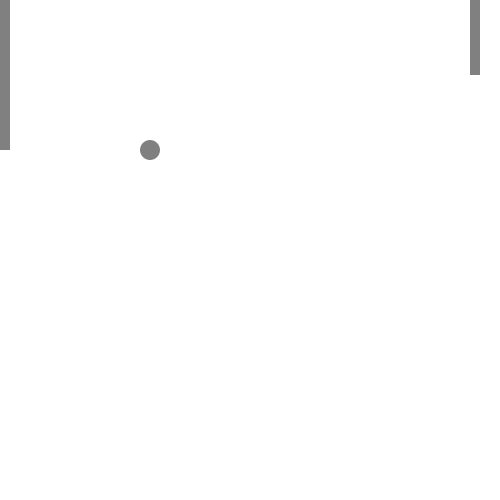
Frame 1 (no input)
Frame 60 (the mouse pressed at the canvas centre just before this capture): identical to frame 1, image omitted
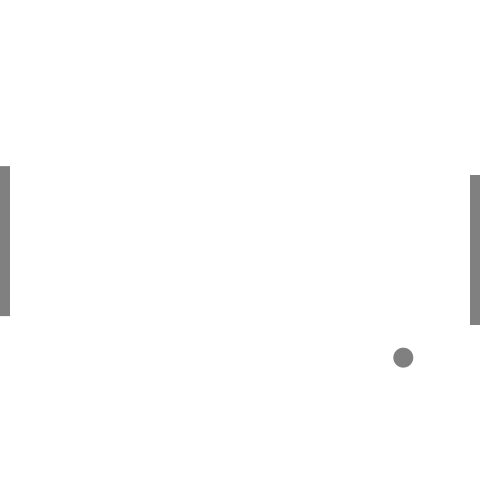
Frame 120 (the mouse held since frame 60 and released just before this capture)

The Processing sketch that drew these frames (run headless with seeded random() and noise(); from frame 60 on, the mouse is pressed at the canvas centre):

// Processing sketch: processing_47487
// ── processing_47487.pde

boolean gameStart = false;
 
float x = 150;
float y = 150;
float yLeft=75;
float speedX = random(3, 5);
float speedY = random(3, 5);
int leftColor = 128;
int rightColor = 128;
int diam;
int rectSizeRight = 150;
int rectSizeLeft = 150;
float diamHit;
 
 
void setup() {
  size(500, 500);
  noStroke();
  smooth();
  ellipseMode(CENTER);
}
 
void draw() {
  background(255);
 
  fill(128,128,128);
  diam = 20;
  ellipse(x, y, diam, diam);
 
  fill(leftColor);
  rect(0, yLeft-rectSizeRight/2, 10, rectSizeRight);
  fill(rightColor);
  rect(width-30, mouseY-rectSizeRight/2, 10, rectSizeRight);
 
 
  if (gameStart) {
    
    x = x + speedX;
    y = y + speedY;
    //makes the left bar a little slow and a little stupid!
    yLeft = yLeft + speedY * 0.8;
 
    // if ball hits movable bar, invert X direction and apply effects
    if ( x > width-30 && x < width -20 && y > mouseY-rectSizeRight/2 && y < mouseY+rectSizeRight/2 ) {
      speedX = speedX * -1;
      x = x + speedX;
      rightColor = 0;
      fill(random(0,128),random(0,128),random(0,128));
      diamHit = random(75,150);
      ellipse(x,y,diamHit,diamHit);
      rectSizeRight = rectSizeRight-10;
      rectSizeRight = constrain(rectSizeRight, 10,150);     
    }
 
    // if ball hits left bar, change direction of X
    else if (x < 25 && y > yLeft-rectSizeLeft/2 && y < yLeft+rectSizeLeft/2 ) {
      speedX = speedX * -1.1;
      x = x + speedX;
      leftColor = 0;
    }
 
    else {    
      leftColor = 128;
      rightColor = 128;
    }
    // resets things if you win or lose
    if (x > width || x < 20) {
      gameStart = false;
      x = 150;
      y = 150;
      yLeft = y;
      speedX = random(3, 5);
      speedY = random(3, 5);
      rectSizeLeft = 150;
      rectSizeRight = 150;
    }
 
 
    // if ball hits up or down, change direction of Y  
    if ( y > height || y < 0 ) {
      speedY = speedY * -1;
      y = y + speedY;
    }
  }
}
void mousePressed() {
  gameStart = !gameStart;
}                                                                                                                                                                                                                               
